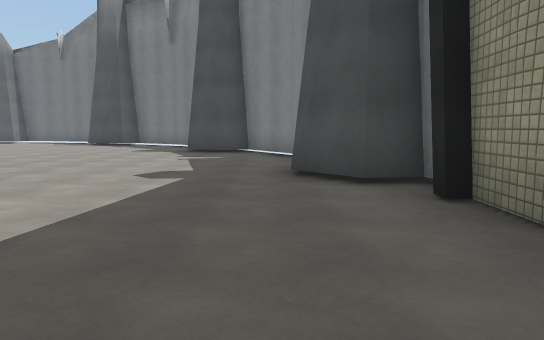
View 1 (above)

22 first-person views from a walk through a Unity game level. The camera is 1.3 m above the floor, tilts 6° down and sees 70° across. The floor is counted in squares, 2 m on a side. Each view is taken from the middle of a square. On the plan, view 1 faces up. The plan holds only what a view shows up to about 11 squares ahead; the rest is blank. Some animated figures are left out. Surface patterns are stand-ins for the level's own textures.

View 2
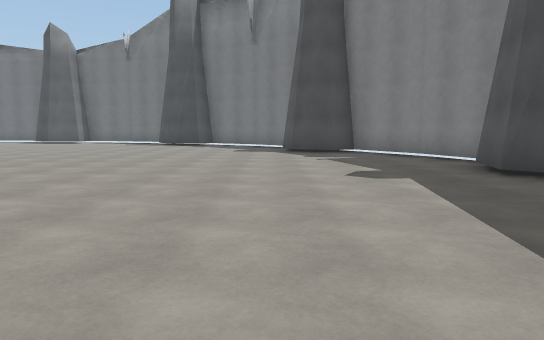

View 3
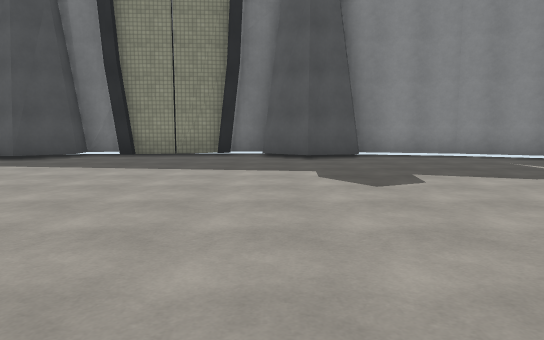

View 4
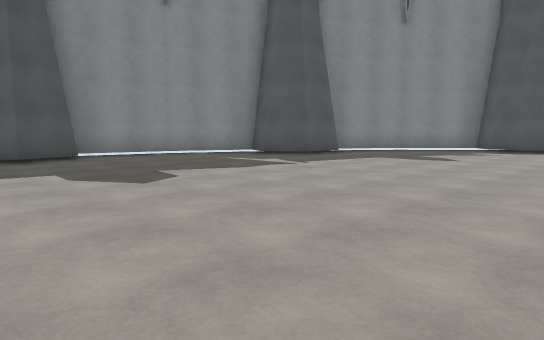

View 5
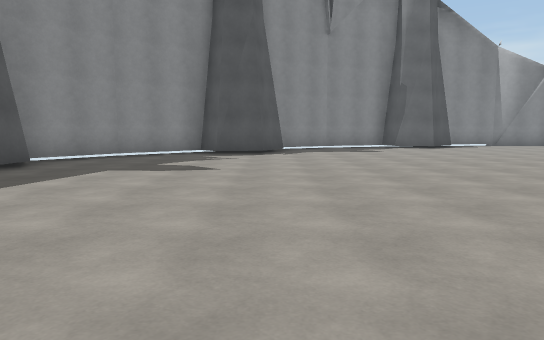

View 6
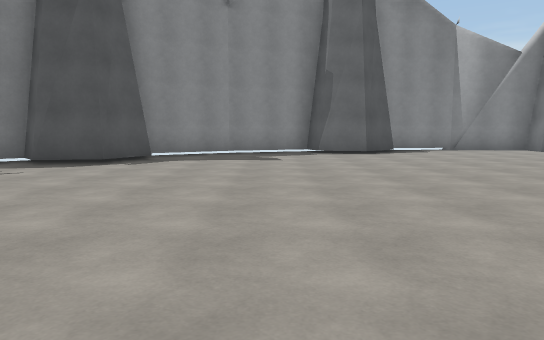

View 7
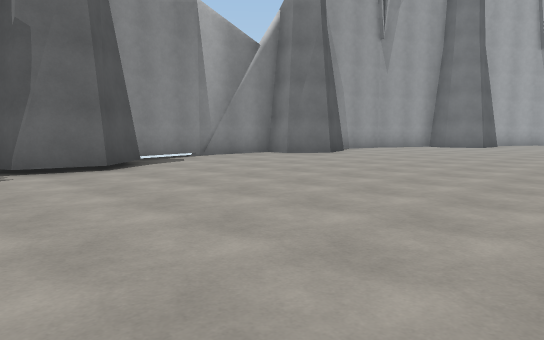

View 8
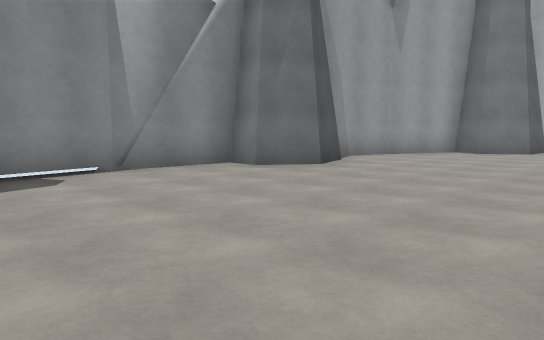

View 9
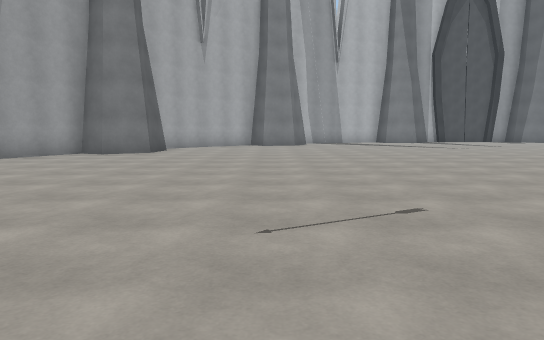

View 10
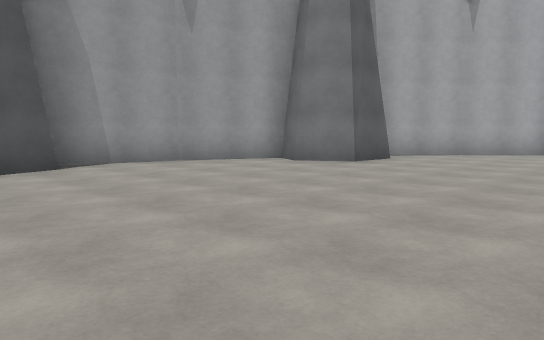

View 11
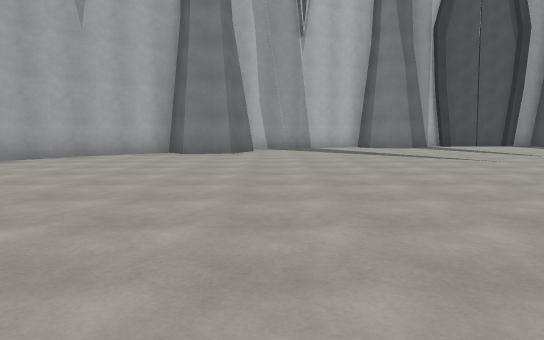

View 12
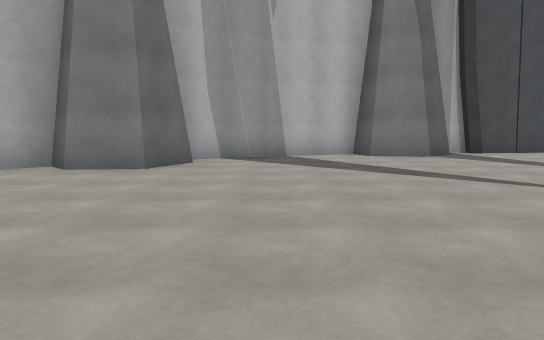

View 13
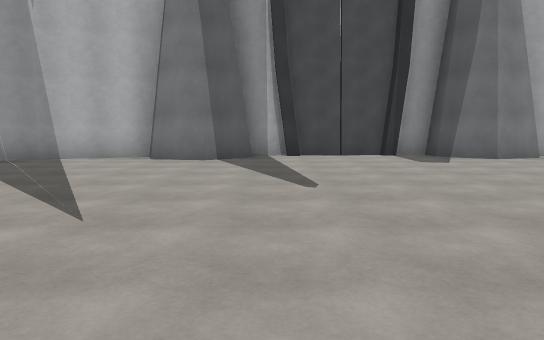

View 14
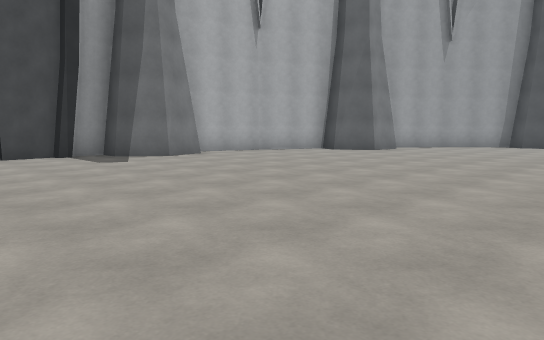

View 15
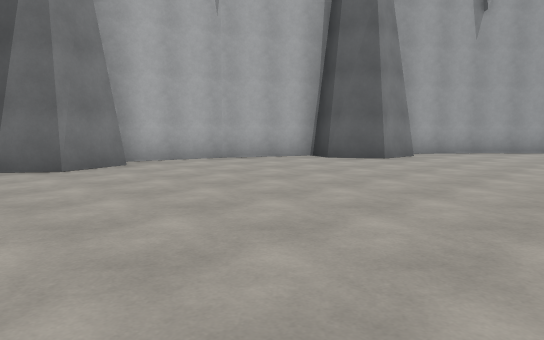

View 16
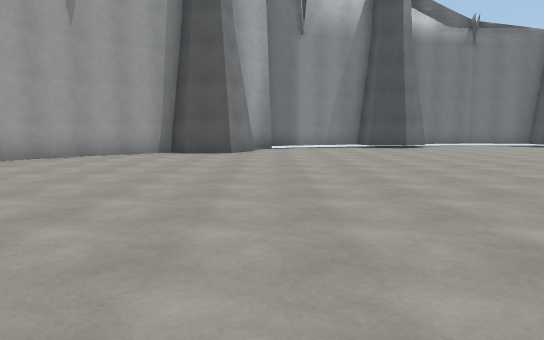

View 17
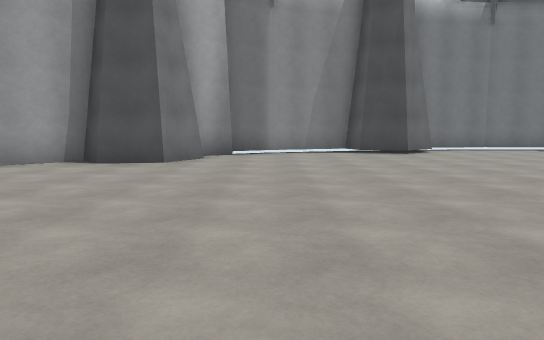

View 18
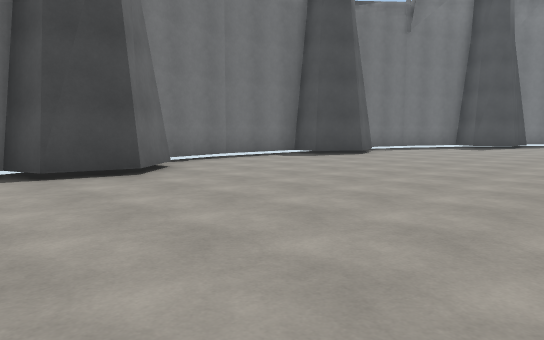

View 19
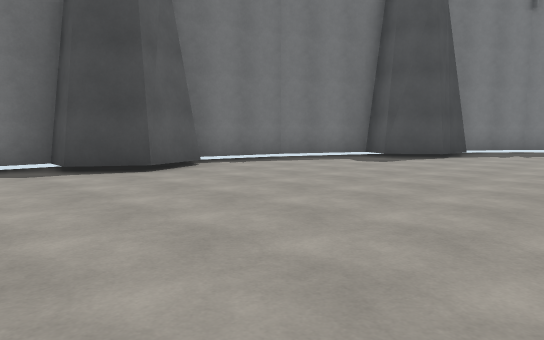

View 20
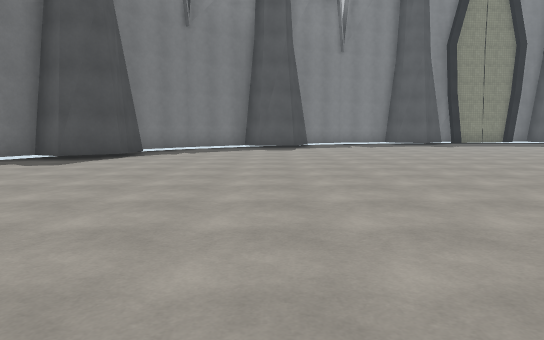

View 21
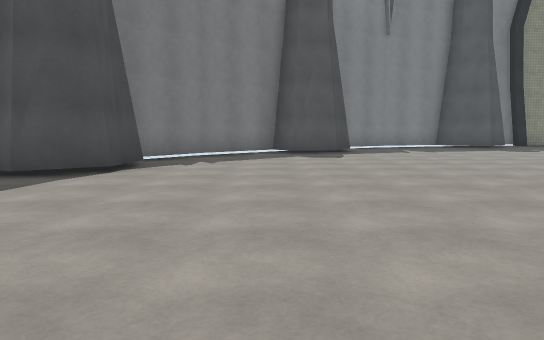

View 22
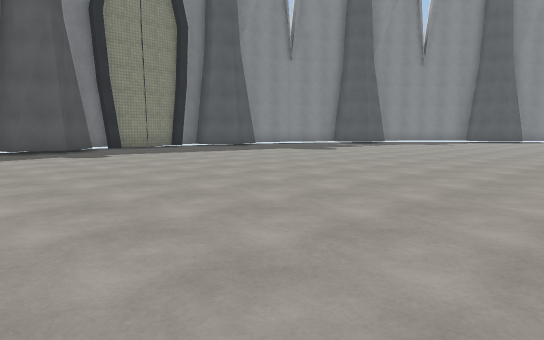

### Floor plan
Key: @ floor where view 1 was taken; # wall or solid block; . floor.
Columns run from 33 left of view 1 to 2 right of it. Each row starts with its distance up from view 1.
 20                 ###
 19            ######.#######
 18          ###.##.....##..###
 17         ##................#
 16         #.................####
 15      ####....................##
 14     ##........................##
 13    ##..........................#
 12    #............ ..............#
 11    #...........   .............###
 10  ###..........     ..............##
  9  #............       .............#
  8 ##...........         ............#
  7 #...........          ............#
  6 #...........          ............#
  5 ##.........            ...........##
  4 ##........             ............#
  3 ##........             ............#
  2 #..........            ............#
  1 #..........            ............#
  0 #..........             .........@.#
 -1 #..........             ..........##
 -2 ##.........             ..........##
 -3  #...........           ...........#
 -4  #............          ...........#
 -5  #..............       ...........##
 -6  #...............     ...........##
 -7  ##................   ..........##
 -8   ###............... ...........#
 -9     #...........................#
-10     #..........................##
-11     ##........................##
-12      ##....................####
-13       ####.................#
-14          ##...............##
-15           ##..###....######
-16            ###########

Positions as (right, up) in squares from view 1, and headings:
1: (0, 0), facing up
2: (-3, 0), facing up
3: (-8, 0), facing right
4: (-8, 1), facing down-right
5: (-6, -1), facing down
6: (-9, -4), facing down
7: (-9, -8), facing down-left
8: (-12, -10), facing down-left
9: (-13, -9), facing left
10: (-17, -8), facing down-left
11: (-18, -7), facing left
12: (-22, -6), facing left
13: (-23, -1), facing left
14: (-23, -1), facing up-left
15: (-25, 2), facing up-left
16: (-24, 4), facing up
17: (-23, 7), facing up
18: (-22, 12), facing up-right
19: (-16, 12), facing up-right
20: (-16, 12), facing right
21: (-13, 13), facing right
22: (-11, 9), facing down-right
